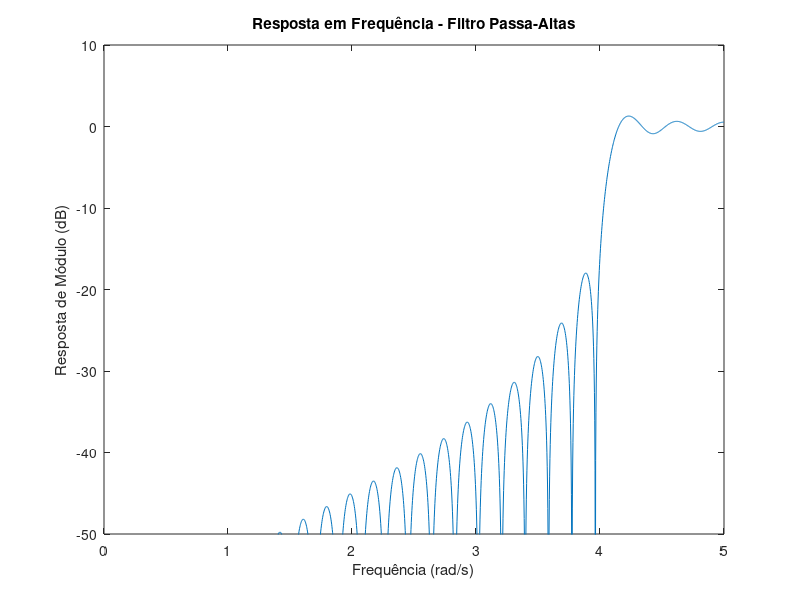

Here is the MATLAB script that generated this plot:
clear all; close all; clc;

% Parâmetros do filtro
M = 52; % Comprimento do filtro menos um
N = M + 1; % Comprimento do filtro
Omega_r = 4.0; % Frequência de corte da banda de passagem
Omega_p = 4.2; % Frequência de corte da banda de rejeição
Omega_s = 10.0; % Frequência de amostragem

% Calcular índices de truncamento
kp = floor(N * Omega_p / Omega_s);
kr = floor(N * Omega_r / Omega_s);

% Ajusta kp se a diferença entre kr e kp for maior do que 1
if (kr - kp) > 1
    kp = kr - 1;
end

A = [zeros(1, kr+1) ones(1, kp + 1)];

h = zeros(1, N);

% Calcular coeficientes do filtro FIR passa-altas
k = 1:M/2;

for n = 0:M
    h(n+1) = A(1) * cos(pi * n) + 2 * sum((-1).^k .* A(k+1) .* cos(pi * k * (1 + 2*n) / N));
end

h = h ./ N;

% Calcular resposta em frequência
[H, w] = freqz(h, 1, 2048, Omega_s);

% Plotar resposta em frequência
figure;
plot(w, 20*log10(abs(H)));
axis([0 5 -50 10]);
ylabel('Resposta de Módulo (dB)');
xlabel('Frequência (rad/s)');
title('Resposta em Frequência - Filtro Passa-Altas');

